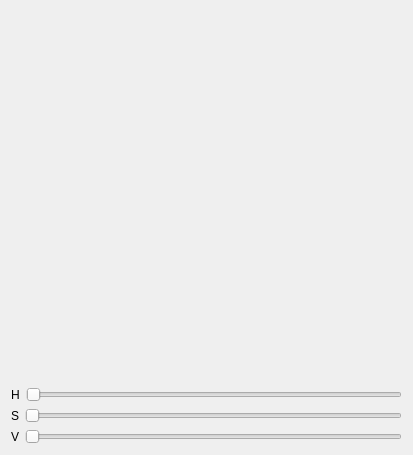
<?xml version="1.0" encoding="UTF-8"?>
<ui version="4.0">
 <class>Form</class>
 <widget class="QWidget" name="Form">
  <property name="geometry">
   <rect>
    <x>0</x>
    <y>0</y>
    <width>413</width>
    <height>455</height>
   </rect>
  </property>
  <property name="windowTitle">
   <string>Form</string>
  </property>
  <layout class="QVBoxLayout" name="verticalLayout">
   <item>
    <widget class="ColorWheel" name="widget" native="true">
     <property name="minimumSize">
      <size>
       <width>200</width>
       <height>200</height>
      </size>
     </property>
    </widget>
   </item>
   <item>
    <layout class="QHBoxLayout" name="horizontalLayout">
     <item>
      <widget class="QLabel" name="label">
       <property name="text">
        <string>H</string>
       </property>
       <property name="alignment">
        <set>Qt::AlignCenter</set>
       </property>
      </widget>
     </item>
     <item>
      <widget class="QSlider" name="horizontalSlider">
       <property name="maximum">
        <number>359</number>
       </property>
       <property name="orientation">
        <enum>Qt::Horizontal</enum>
       </property>
      </widget>
     </item>
    </layout>
   </item>
   <item>
    <layout class="QHBoxLayout" name="horizontalLayout_2">
     <item>
      <widget class="QLabel" name="label_2">
       <property name="text">
        <string>S</string>
       </property>
       <property name="alignment">
        <set>Qt::AlignCenter</set>
       </property>
      </widget>
     </item>
     <item>
      <widget class="QSlider" name="horizontalSlider_2">
       <property name="maximum">
        <number>255</number>
       </property>
       <property name="orientation">
        <enum>Qt::Horizontal</enum>
       </property>
      </widget>
     </item>
    </layout>
   </item>
   <item>
    <layout class="QHBoxLayout" name="horizontalLayout_3">
     <item>
      <widget class="QLabel" name="label_3">
       <property name="text">
        <string>V</string>
       </property>
       <property name="alignment">
        <set>Qt::AlignCenter</set>
       </property>
      </widget>
     </item>
     <item>
      <widget class="QSlider" name="horizontalSlider_3">
       <property name="maximum">
        <number>255</number>
       </property>
       <property name="orientation">
        <enum>Qt::Horizontal</enum>
       </property>
      </widget>
     </item>
    </layout>
   </item>
  </layout>
 </widget>
 <customwidgets>
  <customwidget>
   <class>ColorWheel</class>
   <extends>QWidget</extends>
   <header>colorwheel.h</header>
   <container>1</container>
  </customwidget>
 </customwidgets>
 <resources/>
 <connections/>
</ui>
